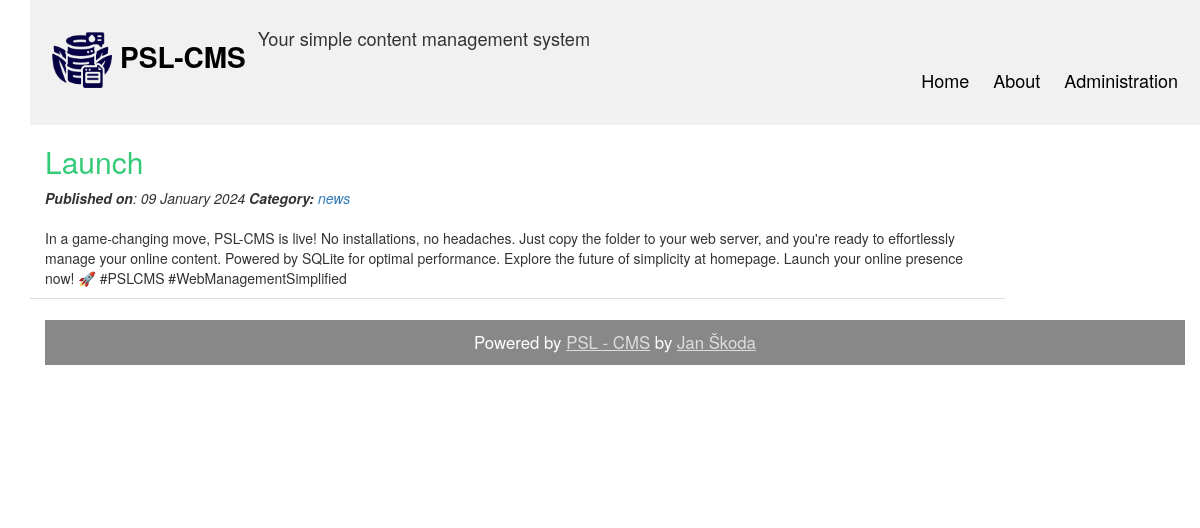
The app's page /article.php with its own data.
### tables this page shows
CREATE TABLE "menu" (
	"id"	INTEGER UNIQUE,
	"title"	TEXT,
	"link"	TEXT,
	"order"	INTEGER UNIQUE,
	PRIMARY KEY("id" AUTOINCREMENT)
);

CREATE TABLE "articles" (
	"id"	INTEGER,
	"title"	,
	"message"	,
	"category_id"	,
	"userid"	,
	"status"	,
	"created"	,
	"updated"	,
	PRIMARY KEY("id" AUTOINCREMENT)
);

CREATE TABLE "categories" (
	"id"	INTEGER,
	"name"	,
	PRIMARY KEY("id" AUTOINCREMENT)
);

### models/Menu.php (called while the page is built, shortened)
<?php
class Menu {
	private $menuTable = 'menu';
	private $conn;
	public function __construct($db){
        $this->conn = $db;
    }
	public function getMenuArray(){
			$sqlQuery = "
			SELECT id, `order`,title,link
			FROM ".$this->menuTable."
			ORDER BY `order` ASC ";
			$stmt = $this->conn->prepare($sqlQuery);
			$stmt->execute();
			$result = $stmt->fetchAll(PDO::FETCH_ASSOC);
			return $result;
	}
}
?>

### models/Articles.php (called while the page is built, shortened)
<?php
class Articles {
	private $postTable = 'articles';
	private $categoryTable = 'categories';
	private $userTable = 'users';
	private $conn;
	public function __construct($db){
        $this->conn = $db;
    }
	public function getArticles(){
		$query = '';
		$sqlQuery = "
			SELECT p.id, p.title, p.message, p.category_id, u.first_name, u.last_name, p.status, p.created, p.updated, c.name as category
			FROM ".$this->postTable." p
			LEFT JOIN ".$this->categoryTable." c ON c.id = p.category_id
			LEFT JOIN ".$this->userTable." u ON u.id = p.userid
			WHERE p.status ='published' $query ORDER BY p.id DESC";
		$stmt = $this->conn->prepare($sqlQuery);
		$stmt->execute();
		$result = $stmt->fetchAll();
		return $result;
	}
}
?>

### article.php (the view, shortened to what this page needs)
<?php
include_once 'models/Articles.php';
include_once 'models/Menu.php';
$database = new Database();
$db = $database->getConnection();
$article = new Articles($db);
$menu = new Menu($db);
$article->id = (isset($_GET['id']) && $_GET['id']) ? $_GET['id'] : '0';
$result = $article->getArticles();
include('template/header.php');
?>
<link href="css/style.css" rel="stylesheet" id="bootstrap-css">
<?php include('template/container.php');?>
<div class="container">
		<?php include('template/topmenu.php');?>
		<?php
		foreach($result as $post) {
			$date = date_create($post['created']);
			$message = str_replace("\n\r", "<br><br>", $post['message']);
		?>
			<div class="col-md-10 blogShort">
			<h2><?php echo $post['title']; ?></h2>
			<em><strong>Published on</strong>: <?php echo date_format($date, "d F Y");	?></em>
			<em><strong>Category:</strong> <a href="#" target="_blank"><?php echo $post['category']; ?></a></em>
			<br><br>
			<article>
				<p><?php echo $message; ?> 	</p>
			</article>
			</div>
		<?php } ?>
		<div class="col-md-12 gap10"></div>
</div>
<?php include('template/footer.php');?>

### template/topmenu.php
<div id="blog" class="row">
	<div class="header">
	<a href="./index.php" class="logo">
		<img src="<?= Config::ROOT_PATH?>resources/images/logo.png">
		<?= Config::WEBSITE_NAME ?>
	</a>
	<div id="slogan"> <?= Config::WEBSITE_SLOGAN ?> </div>
	<?php
		$menuItems = $menu->getMenuArray();
	?>
	<div class="header-right">
		<?php
			foreach($menuItems as $item){
				echo '<a href="' . $item['link'] . '">' . $item['title'] . '</a>';
			}
		?>
	</div>
</div>

### css/style.css (style rules this page uses)
.blogShort { border-bottom:1px solid #ddd; }
h2 { color:#34ca78; }
.header { overflow: hidden; background-color: #f1f1f1; padding: 20px 10px; }
.header a { float: left; color: black; text-align: center; padding: 12px; text-decoration: none; font-size: 18px; line-height: 25px; border-radius: 4px; }
.header a.logo { font-size: 2em; font-weight: bold; }
.header a.logo img { height:2em; }
.header-right { float: right; }
#slogan { font-size:1.3em; line-height:2em; }

### records on screen
menu: title "Home"
menu: title "About"
menu: title "Administration"
articles: title "Launch", created "09 January 2024", category.name "news", message "In a game-changing move, PSL-CMS is live! No installations, no headaches. Just copy the folder to your web server, and you're ready to effortlessly manage your online content. Powered by SQLite for optimal performance. Explore the future of simplicity at homepage. Launch your online presence now! 🚀 #PSLCMS #WebManagementSimplified"

### other values on screen
Config::WEBSITE_NAME "PSL-CMS"
Config::WEBSITE_SLOGAN "Your simple content management system"
